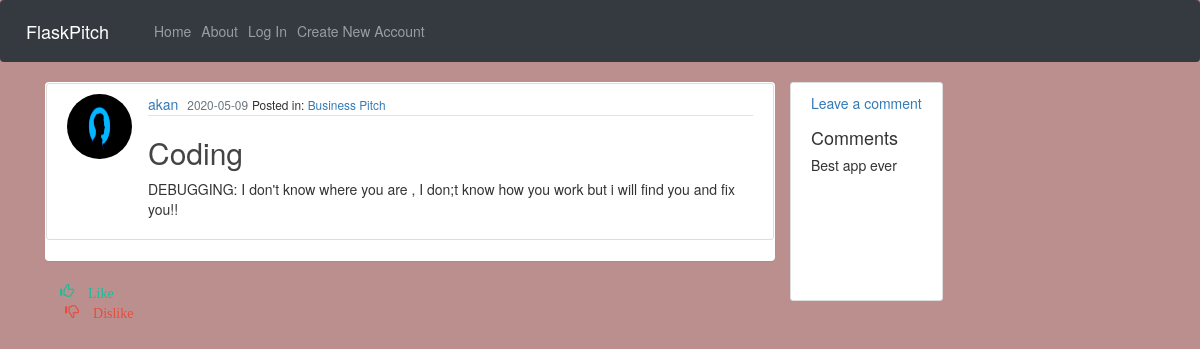
Page /post/5 on the earlier database version.
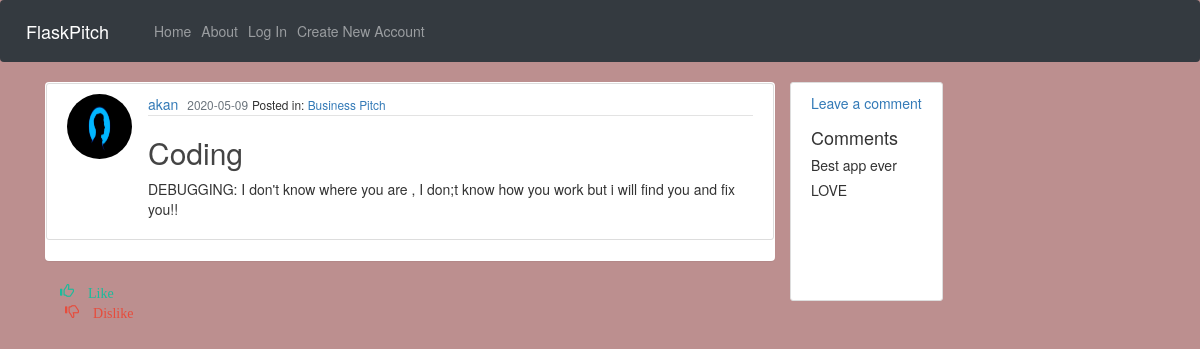
Same page on the later database version.
### app/models.py (models this page shows, shortened)
class User(db.Model, UserMixin):
    id = db.Column(db.Integer, primary_key = True)
    username = db.Column(db.String(20), unique= True, nullable = False )
    email = db.Column(db.String(120), unique= True, nullable = False )
    image_file = db.Column(db.String(20), nullable = False, default = 'default.jpeg' )
    password = db.Column(db.String(60), nullable = False )
    posts = db.relationship('Post', backref = 'author', lazy = True)

class Post(db.Model):
    id = db.Column(db.Integer, primary_key = True)
    title = db.Column(db.String(100), nullable = False)
    date_posted = db.Column(db.DateTime, nullable = False, default = datetime.utcnow)
    content = db.Column(db.Text, nullable =False)
    user_id = db.Column(db.Integer, db.ForeignKey('user.id'), nullable = False)
    category = db.Column(db.Text, nullable=False)
    comments = db.relationship('Comment', backref='post', lazy=True)

class Comment(db.Model):
    id = db.Column(db.Integer, primary_key=True)
    comment = db.Column(db.Text, nullable=False)
    posted_date = db.Column(db.DateTime, default=datetime.utcnow, nullable=False)
    post_id = db.Column(db.Integer, db.ForeignKey('post.id'))

### app/posts/views.py (the view)
@posts.route("/post/<int:post_id>")
def post(post_id):
    post = Post.query.get_or_404(post_id)
    comments = Comment.query.filter_by(post_id = post_id).all()
    return render_template('post.html', title=post.title, post=post,comments = comments)

### app/templates/post.html (shortened to what this page needs)
{% extends 'index.html' %}
{% block content %}
<div class="panel panel-header">
    <article class="media content-section">
        <img class="rounded-circle article-img"
            src="{{ url_for('static', filename='css/images/' + post.author.image_file) }}">
        <div class="media-body">
            <div class="article-metadata">
                <a class="mr-2" href="#">{{ post.author.username }}</a>
                <small class="text-muted">{{ post.date_posted.strftime('%Y-%m-%d') }}</small>
                <small>Posted in: <a class="mr-2" href="{{ url_for('posts.category_post', category=post.category) }}">{{ post.category }}</a></small>
            </div>
            <h2 class="article-title">{{ post.title }}</h2>
            <p class="article-content">{{ post.content }}</p>
        </div>
</div>
<p>{% include 'like.html'%}</p>
<div class="content-section">
    <a class="ratings" href="{{ url_for('posts.new_comment', post_id=post.id) }}"> Leave a comment</a>
    <div class="mt-4 mb-4">
        <h4>Comments</h4>
        {% if comments %}
        {% for comment in comments %}
                <h5> {{ comment.comment }} </h5>
        {% endfor %}
        {% else %}
        <p>There are no comments yet</p>
        {% endif %}
    </div>
</div>
{% endblock %}

### app/templates/index.html (shortened to what this page needs)
<!DOCTYPE html>
<html lang="en">
<head>
    {% block styles%}
    <link rel="stylesheet" href="https://stackpath.bootstrapcdn.com/bootstrap/4.3.1/css/bootstrap.min.css"
>
    <link rel="stylesheet" type="text/css" href="{{ url_for('static', filename='css/styles.css') }}">
    {% endblock %}
</head>
<body>
    <nav class="navbar navbar-expand-lg navbar-dark bg-dark">
        <a class="navbar-brand" href="#">FlaskPitch</a>
        <div class="collapse navbar-collapse" id="navbarToggle">
            <div class="navbar-nav mr-auto">
              <a class="nav-item nav-link" href="{{ url_for('main.home') }}">Home</a>
              <a class="nav-item nav-link" href="{{ url_for('main.about') }}">About</a>
            </div>
            <div class="navbar-nav">
              {% if current_user.is_authenticated %}
                <a class="nav-item nav-link" href="{{ url_for('posts.new_post') }}">New Pitch</a>
                <a class="nav-item nav-link" href="{{ url_for('users.account') }}">My Profile</a>
                <a class="nav-item nav-link" href="{{ url_for('users.logout') }}">Log Out</a>
              {% else %}
                <a class="nav-item nav-link" href="{{ url_for('users.login') }}">Log In</a>
                <a class="nav-item nav-link" href="{{ url_for('users.register') }}">Create New Account</a>
              {% endif %}
            </div>
          </div>
    </nav>
    <main role="main" class="container">
        <div class="row">
            <div class="col-md-8">
                {% block content %} {% endblock %}
</body>
</html>

### app/templates/like.html (shortened to what this page needs)
{% extends 'base.html' %}
{% block content %}
<article>
    <div class="container">
    <span>
        <i id="like1" class="glyphicon glyphicon-thumbs-up"> Like </i>
        <i id="dislike1" class="glyphicon glyphicon-thumbs-down"> Dislike </i>
    </span>
</div>
</div>
{% endblock %}

### app/templates/base.html (shortened to what this page needs)
{% extends 'bootstrap/base.html' %}
{% block styles %}
{{super()}}
<link rel="stylesheet" href="{{url_for('static', filename='css/likes.css')}}">
{% endblock %}

### app/static/css/styles.css (style rules this page uses)
body { background-color: bisque; font-family: 'Source Sans Pro', sans-serif; }
.content-section { background: #ffffff; padding: 10px 20px; border: 1px solid #dddddd; border-radius: 3px; margin-bottom: 20px; }
.article-title { color: #444444; }
.article-content { white-space: pre-line; }
.article-img { height: 65px; width: 65px; margin-right: 16px; }
.article-metadata { padding-bottom: 1px; margin-bottom: 4px; border-bottom: 1px solid #e3e3e3 }

### app/static/css/likes.css (style rules this page uses)
body { background-color: rosybrown; }
i.glyphicon-thumbs-up { color: #1abc9c; }
i.glyphicon-thumbs-down { color: #e74c3c; padding-left: 5px; }

Differences in the rows shown:
added Comment: comment "LOVE"
